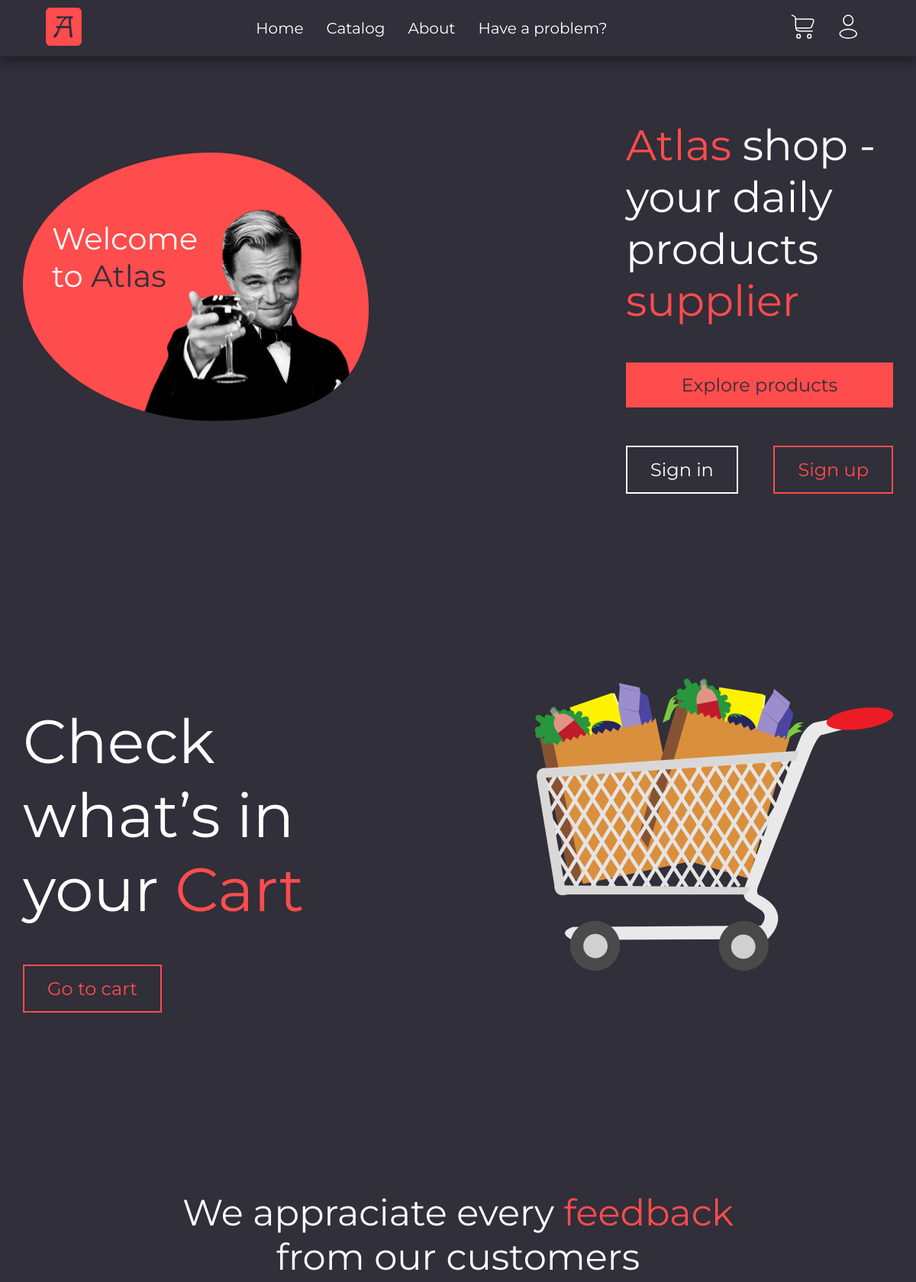
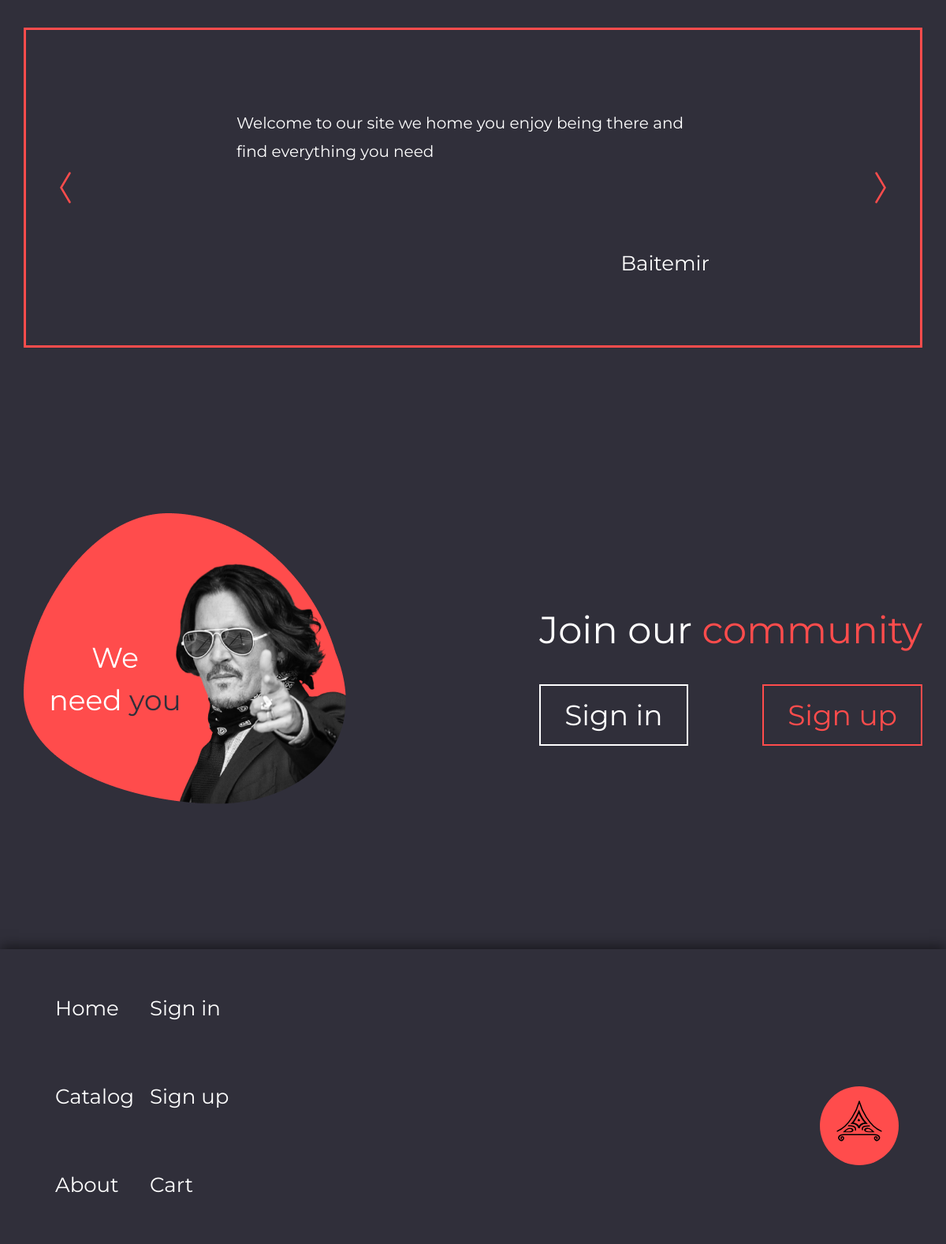
The page / on the database its author committed (2 pictures, top to bottom).
### atlas/models.py (models this page shows, shortened)
class Feedback(models.Model):
    author = models.CharField(max_length=100)
    body = models.TextField()

### atlas/views.py (the view)
# urls.py: path('', views.index, name='home'),
def index(request):
    feedback = models.Feedback.objects.all()
    return render(request, 'home.html', {'feedback': feedback})

### templates/home.html (shortened to what this page needs)
{% extends 'index.html' %}
{% load static%}
{% block content %}
<section>
  <div>
    <img src="{% static 'assets/leo.png' %}" alt="leo">
  </div>
  <div class="greet-block">
    <h1><span class="highlight">Atlas</span> shop - your daily products <span class="highlight">supplier</span></h1>
    <a class="head-link" href="catalog/">
      Explore products
    </a>
    <div class="auth-block">
      <a href="/sign-in" class="auth-btn auth-btn-white">Sign in</a>
      <a href="/sign-up" class="auth-btn auth-btn-red">Sign up </a>
    </div>
  </div>
</section>
<section class="cart">
  <div>
    <h1>Check what’s in your <span>Cart</span></h1>
    <a id="cartLink" href="/cart" class="auth-btn auth-btn-red">Go to cart </a>
  </div>
  <div>
    <img id="cart" src="{% static 'assets/cart.png' %}" alt="">
  </div>
</section>
<section class="feedback">
  <h1>We appraciate every <span>feedback</span> from our customers</h1>
  <div class="slider" data-slider="itc-slider" data-loop="true" data-autoplay="true" data-interval="5000">
    <div class="slider__wrapper">
      <div class="slider__items">
        {% for i in feedback %}
        <div class="slider__item">
          <div class="comment">
            <p>{{i.body}}</p>
            <span>{{i.author}}</span>
          </div>
        </div>
        {% endfor %}
      </div>
    </div>
    <button class="slider__control" data-slide="prev"></button>
    <button class="slider__control" data-slide="next"></button>
  </div>
</section>
<section class="join">
  <div>
    <img src="{% static 'assets/depp.png' %}" alt="johnny depp">
  </div>
  <div>
    <h1>Join our <span>community</span></h1>
    <div style"{} class="auth-block">
      <a href="/sign-in" class="auth-btn auth-btn-2 auth-btn-white">Sign in</a>
      <a href="/sign-up" class="auth-btn auth-btn-2 auth-btn-red">Sign up </a>
    </div>
  </div>
</section>
{% endblock %}

### static/css/style.css (style rules this page uses)
body { margin: 0; margin-top: 80px; background-color: #302F3A; }
* { box-sizing: border-box; font-family: 'Montserrat', sans-serif; scroll-behavior: smooth; color: #fff; }
a { text-decoration: none; }
section { display: flex; max-width: 1200px; margin: 0px auto; padding: 30px; justify-content: space-between; align-items: center; }
.greet-block { display: flex; flex-direction: column; align-items: baseline; max-width: 350px; }
.greet-block>a { margin-bottom: 50px; }
.greet-block h1 { font-size: 56px; color: #fff ; font-weight: normal; }
.greet-block h1 .highlight { color: #FF4C4C; }
.head-link { background-color: #FF4C4C; color: #302F3A; font-size: 24px; text-decoration: none; width: 100%; padding: 15px 25px; text-align: center; }
.auth-block { width: 100%; display: flex; justify-content: space-between; }
.auth-btn { text-decoration: none; padding: 15px 30px; font-size: 24px; transition: .5s; background-color: transparent; }
.auth-btn-2 { font-size: 36px; }
.auth-btn-white { border: 2px solid #fff; color: #fff; }
.auth-btn-red { border: 2px solid #FF4C4C; color: #FF4C4C; }
a { transition: .5s; }
section { margin-bottom: 150px; }
.cart div:first-child { max-width: 400px; }
h1 { color: #fff; }
h1 span { color: #FF4C4C; }
.cart h1 { font-size: 80px; color: #fff; font-weight: normal; }
.feedback { display: flex; flex-direction: column; align-items: center; color: #fff; }
.feedback h1, .feedback h1>span { font-size: 48px; text-align: center; max-width: 800px; font-weight: normal; }
.feedback p { font-size: 20px; }
.feedback span { font-size: 30px; }
.feedback .comment { display: flex; flex-direction: column; align-items: flex-end; justify-content: space-evenly; max-width: 600px; margin: 0 auto; }
section.join h1 { font-size: 48px; font-weight: normal; color: #fff; }

### static/css/slider.css (style rules this page uses)
.slider { position: relative; overflow: hidden; border: 3px solid #FF4C4C; color: #fff; }
.slider__items { display: flex; transition: transform 0.5s ease; will-change: transform; }
.slider__item { flex: 0 0 100%; max-width: 100%; user-select: none; will-change: transform; }
.slider__item>div { width: 100%; height: 50vh; background-size: cover; background-position: center; line-height: 1.8; }
.slider__item>div>p { font-size: 20px; }
.slider__item>div>span { font-size: 26px; }
.slider__control { position: absolute; top: 50%; display: flex; justify-content: center; align-items: center; width: 100px; height: 10vh; color: rgb(255, 0, 0); text-align: center; background: rgba(255, 0, 0, 0); border: none; transform: translateY(-50%); cursor: pointer; }
.slider__control[data-slide="prev"] { left: 0; }
.slider__control[data-slide="next"] { right: 0; }
.slider__control::before { content: ""; display: inline-block; width: 20px; height: 20px; background: transparent no-repeat center center; background-size: 100% 100%; }
.slider__control[data-slide="prev"]::before { background-image: url("../assets/prev.svg"); transform: scale(2); }
.slider__control[data-slide="next"]::before { background-image: url("../assets/next.svg"); transform: scale(2); }

### rows shown on the page
Feedback: body "Welcome to our site we home you enjoy being there and find everything you need", author "Baitemir"
